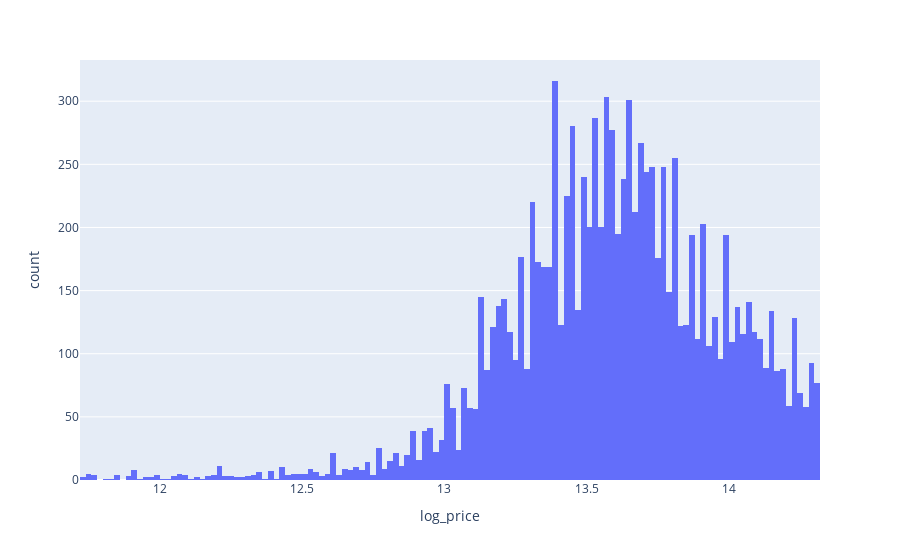

The cell this chart's notebook holds for it:
### Code cell
fig = px.histogram(df, x='log_price')
fig.show()

### Figure 1 — Plotly figure (JSON) as saved in the notebook; plotly's stock layout.template omitted (floating-point values rounded to 4 significant figures; data arrays with more than 128 entries replaced by an {"elided": "..."} marker saying what was removed)
{"data": [{"alignmentgroup": "True", "bingroup": "x", "hovertemplate": "log_price=%{x}<br>count=%{y}<extra></extra>", "legendgroup": "", "marker": {"color": "#636efa"}, "name": "", "offsetgroup": "", "orientation": "v", "showlegend": false, "type": "histogram", "x": {"elided": "10721 float values"}, "xaxis": "x", "yaxis": "y"}], "layout": {"barmode": "relative", "legend": {"tracegroupgap": 0}, "margin": {"t": 60}, "xaxis": {"anchor": "y", "domain": [0, 1], "title": {"text": "log_price"}}, "yaxis": {"anchor": "x", "domain": [0, 1], "title": {"text": "count"}}}}
